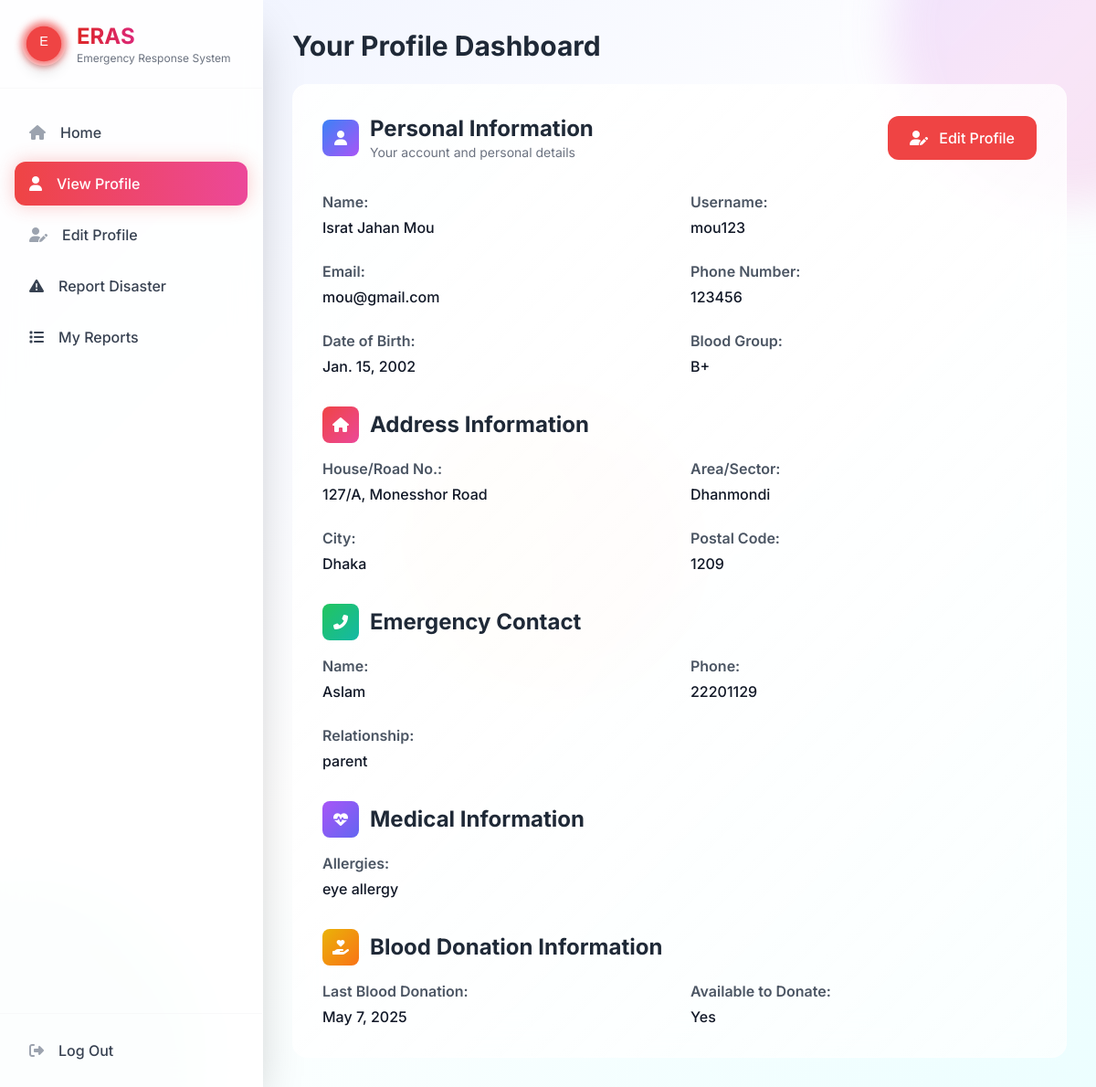
/accounts/dashboard/citizen/ (signed in), run on the app's committed database.
### accounts/models.py (models this page shows, shortened)
class User(AbstractUser):
    USER_TYPES = (
        ('citizen', 'Citizen'),
        ('service_provider', 'Service Provider'),
    )
    user_type = models.CharField(
        max_length=20, choices=USER_TYPES, default='citizen')
    phone_number = models.CharField(max_length=15, unique=True)

class CitizenProfile(models.Model):
    BLOOD_GROUP_CHOICES = [
        ('', 'Select Blood Group'),
        ('A+', 'A+'),
        ('A-', 'A-'),
        ('B+', 'B+'),
        ('B-', 'B-'),
        ('AB+', 'AB+'),
        ('AB-', 'AB-'),
        ('O+', 'O+'),
        ('O-', 'O-'),
    ]
    user = models.OneToOneField(
        User, on_delete=models.CASCADE, related_name='citizen_profile')
    date_of_birth = models.DateField(null=True, blank=True)
    blood_group = models.CharField(
        max_length=5, choices=BLOOD_GROUP_CHOICES, blank=True)
    phone_number = models.CharField(max_length=15, blank=True)
    emergency_contact_name = models.CharField(max_length=100, blank=True)
    emergency_contact_phone = models.CharField(max_length=15, blank=True)
    emergency_contact_relationship = models.CharField(
        max_length=50, blank=True)
    house_road_no = models.CharField(max_length=200, blank=True)
    area_sector = models.CharField(max_length=100, blank=True)
    city = models.CharField(max_length=100, blank=True)
    postal_code = models.CharField(max_length=10, blank=True)
    landmarks = models.CharField(max_length=200, blank=True)
    last_blood_donation = models.DateField(null=True, blank=True)
    available_to_donate = models.CharField(
        max_length=10,
        choices=[('', 'Select Option'), ('yes', 'Yes'), ('no', 'No')],
        blank=True
    )
    emergency_donor = models.BooleanField(
        default=False, help_text="Available for emergency blood donation")
    medical_conditions = models.TextField(blank=True)
    allergies = models.TextField(blank=True)
    regular_medications = models.TextField(blank=True)

### accounts/views.py (the view)
# urls.py: path('dashboard/citizen/', views.citizen_dashboard, name='citizen_dashboard'),
@login_required
def citizen_dashboard(request):
    if request.user.user_type != 'citizen':
        messages.error(request, 'Access denied.')
        return redirect('homepage')
    try:
        profile = request.user.citizen_profile
    except CitizenProfile.DoesNotExist:
        messages.info(request, 'Please complete your profile.')
        return redirect('citizen_profile_update')
    user_disasters = Disaster.objects.filter(
        reporter=request.user).order_by('-created_at')[:5]
    disaster_stats = {
        'total': user_disasters.count(),
        'pending': Disaster.objects.filter(reporter=request.user, status='pending').count(),
        'approved': Disaster.objects.filter(reporter=request.user, status='approved').count(),
        'alerts_received': DisasterAlert.objects.filter(user=request.user).count(),
        'unread_alerts': DisasterAlert.objects.filter(user=request.user, is_read=False).count(),
    }
    nearby_disasters = Disaster.objects.filter(
        status='approved',
        city=profile.city
    ).exclude(reporter=request.user).order_by('-created_at')[:3]
    context = {
        'profile': profile,
        'user_disasters': user_disasters,
        'disaster_stats': disaster_stats,
        'nearby_disasters': nearby_disasters,
    }
    return render(request, 'accounts/citizen_dashboard.html', context)

### templates/accounts/citizen_dashboard.html (shortened to what this page needs)
<!DOCTYPE html>
<html lang="en">
<head>
    <script src="https://cdn.tailwindcss.com"></script>
    <link rel="stylesheet" href="https://cdnjs.cloudflare.com/ajax/libs/font-awesome/6.4.0/css/all.min.css">
</head>
<body class="min-h-screen bg-gradient-to-br from-indigo-50 via-white to-cyan-50 font-inter text-gray-800 overflow-x-hidden">
    <div class="fixed inset-0 overflow-hidden pointer-events-none">
        <div class="absolute -top-40 -right-40 w-96 h-96 bg-gradient-to-br from-purple-400 to-pink-400 rounded-full mix-blend-multiply filter blur-xl opacity-20 floating-animation"></div>
        <div class="absolute top-1/2 left-1/2 transform -translate-x-1/2 -translate-y-1/2 w-80 h-80 bg-gradient-to-r from-yellow-400 to-red-400 rounded-full mix-blend-multiply filter blur-xl opacity-10 floating-animation" style="animation-delay: 4s;"></div>
    </div>
    <div class="flex min-h-screen relative z-10">
        <aside class="w-72 bg-white/90 backdrop-blur-lg shadow-2xl flex flex-col justify-between border-r border-white/20">
            <div>
                <div class="p-6 flex items-center space-x-3 border-b border-gray-100/50">
                    <div class="relative">
                        <img class="w-12 h-12 rounded-full shadow-lg relative z-10">
                    </div>
                    <div>
                        <span class="font-bold text-2xl bg-gradient-to-r from-red-600 to-pink-600 bg-clip-text text-transparent">ERAS</span>
                        <div class="text-xs text-gray-500">Emergency Response System</div>
                    </div>
                </div>
                <nav class="px-4 py-6 space-y-2">
                    <a href="{% url 'homepage' %}" class="sidebar-item flex items-center px-4 py-3 rounded-xl hover:bg-red-50 text-gray-700 group">
                        <i class="fas fa-home mr-4 text-gray-400 group-hover:text-red-500 transition-colors"></i>
                        <span class="font-medium">Home</span>
                    </a>
                    <a href="{% url 'citizen_dashboard' %}" class="sidebar-item flex items-center px-4 py-3 rounded-xl bg-gradient-to-r from-red-500 to-pink-500 text-white font-medium glow-effect">
                        <i class="fas fa-user mr-4"></i> View Profile
                    </a>
                    <a href="{% url 'citizen_profile_update' %}" class="sidebar-item flex items-center px-4 py-3 rounded-xl hover:bg-red-50 text-gray-700 group">
                        <i class="fas fa-user-edit mr-4 text-gray-400 group-hover:text-red-500 transition-colors"></i>
                        <span class="font-medium">Edit Profile</span>
                    </a>
                    <a href="{% url 'disasters:create_disaster' %}" class="sidebar-item flex items-center px-4 py-3 rounded-xl hover:bg-red-50 text-gray-700 group">
                        <i class="fas fa-exclamation-triangle mr-4"></i>
                        <span class="font-medium">Report Disaster</span>
                    </a>
                    <a href="{% url 'disasters:my_disasters' %}" class="sidebar-item flex items-center px-4 py-3 rounded-xl hover:bg-red-50 text-gray-700 group">
                         <i class="fas fa-list mr-4"></i>
                         <span class="font-medium">My Reports</span>
                    </a>
                </nav>
            </div>
            <div class="p-4 border-t border-gray-100/50">
                <a href="{% url 'logout' %}" class="sidebar-item flex items-center px-4 py-3 rounded-xl hover:bg-gray-50 text-gray-700 group w-full">
                    <i class="fas fa-sign-out-alt mr-4 text-gray-400 group-hover:text-red-500 transition-colors"></i>
                    <span class="font-medium">Log Out</span>
                </a>
            </div>
        </aside>
        <main class="flex-1 p-8 overflow-y-auto">
            <h1 class="text-3xl font-bold mb-6 text-gray-800">Your Profile Dashboard</h1>
            <div class="section-card rounded-2xl p-8">
                <div class="flex items-center justify-between mb-8">
                    <div class="flex items-center space-x-3">
                        <div class="w-10 h-10 bg-gradient-to-br from-blue-500 to-purple-500 rounded-lg flex items-center justify-center">
                            <i class="fas fa-user text-white"></i>
                        </div>
                        <div>
                            <h2 class="text-2xl font-bold text-gray-800">Personal Information</h2>
                            <p class="text-gray-500 text-sm">Your account and personal details</p>
                        </div>
                    </div>
                    <a href="{% url 'citizen_profile_update' %}" class="px-6 py-3 bg-red-500 text-white rounded-xl font-medium hover:bg-red-600 transition-colors duration-300">
                        <i class="fas fa-user-edit mr-2"></i> Edit Profile
                    </a>
                </div>
                <div class="grid grid-cols-1 md:grid-cols-2 gap-6">
                    <div>
                        <p class="text-gray-600 font-semibold mb-1">Name:</p>
                        <p class="font-medium text-gray-900">{{ user.first_name }} {{ user.last_name }}</p>
                    </div>
                    <div>
                        <p class="text-gray-600 font-semibold mb-1">Username:</p>
                        <p class="font-medium text-gray-900">{{ user.username }}</p>
                    </div>
                    <div>
                        <p class="text-gray-600 font-semibold mb-1">Email:</p>
                        <p class="font-medium text-gray-900">{{ user.email }}</p>
                    </div>
                    <div>
                        <p class="text-gray-600 font-semibold mb-1">Phone Number:</p>
                        <p class="font-medium text-gray-900">{{ user.phone_number|default:"Not specified" }}</p>
                    </div>
                    <div>
                        <p class="text-gray-600 font-semibold mb-1">Date of Birth:</p>
                        <p class="font-medium text-gray-900">{{ profile.date_of_birth|default:"Not specified" }}</p>
                    </div>
                    <div>
                        <p class="text-gray-600 font-semibold mb-1">Blood Group:</p>
                        <p class="font-medium text-gray-900">{{ profile.get_blood_group_display|default:"Not specified" }}</p>
                    </div>
                </div>
                <div class="mt-8">
                    <div class="flex items-center space-x-3 mb-4">
                        <div class="w-10 h-10 bg-gradient-to-br from-red-500 to-pink-500 rounded-lg flex items-center justify-center">
                            <i class="fas fa-home text-white"></i>
                        </div>
                        <h2 class="text-2xl font-bold text-gray-800">Address Information</h2>
                    </div>
                    <div class="grid grid-cols-1 md:grid-cols-2 gap-6">
                        <div>
                            <p class="text-gray-600 font-semibold mb-1">House/Road No.:</p>
                            <p class="font-medium text-gray-900">{{ profile.house_road_no|default:"Not specified" }}</p>
                        </div>
                        <div>
                            <p class="text-gray-600 font-semibold mb-1">Area/Sector:</p>
                            <p class="font-medium text-gray-900">{{ profile.area_sector|default:"Not specified" }}</p>
                        </div>
                        <div>
                            <p class="text-gray-600 font-semibold mb-1">City:</p>
                            <p class="font-medium text-gray-900">{{ profile.city|default:"Not specified" }}</p>
                        </div>
                        <div>
                            <p class="text-gray-600 font-semibold mb-1">Postal Code:</p>
                            <p class="font-medium text-gray-900">{{ profile.postal_code|default:"Not specified" }}</p>
                        </div>
                    </div>
                </div>
                <div class="mt-8">
                    <div class="flex items-center space-x-3 mb-4">
                        <div class="w-10 h-10 bg-gradient-to-br from-green-500 to-teal-500 rounded-lg flex items-center justify-center">
                            <i class="fas fa-phone-alt text-white"></i>
                        </div>
                        <h2 class="text-2xl font-bold text-gray-800">Emergency Contact</h2>
                    </div>
                    <div class="grid grid-cols-1 md:grid-cols-2 gap-6">
                        <div>
                            <p class="text-gray-600 font-semibold mb-1">Name:</p>
                            <p class="font-medium text-gray-900">{{ profile.emergency_contact_name|default:"Not specified" }}</p>
                        </div>
                        <div>
                            <p class="text-gray-600 font-semibold mb-1">Phone:</p>
                            <p class="font-medium text-gray-900">{{ profile.emergency_contact_phone|default:"Not specified" }}</p>
                        </div>
                        <div>
                            <p class="text-gray-600 font-semibold mb-1">Relationship:</p>
                            <p class="font-medium text-gray-900">{{ profile.emergency_contact_relationship|default:"Not specified" }}</p>
                        </div>
                    </div>
                </div>
                <div class="mt-8">
                    <div class="flex items-center space-x-3 mb-4">
                        <div class="w-10 h-10 bg-gradient-to-br from-purple-500 to-indigo-500 rounded-lg flex items-center justify-center">
                            <i class="fas fa-heartbeat text-white"></i>
                        </div>
                        <h2 class="text-2xl font-bold text-gray-800">Medical Information</h2>
                    </div>
                    <div class="grid grid-cols-1 md:grid-cols-2 gap-6">
                        {% if profile.allergies %}
                        <div>
                            <p class="text-gray-600 font-semibold mb-1">Allergies:</p>
                            <p class="font-medium text-gray-900">{{ profile.allergies }}</p>
                        </div>
                        {% endif %}
                    </div>
                </div>
                <div class="mt-8">
                    <div class="flex items-center space-x-3 mb-4">
                        <div class="w-10 h-10 bg-gradient-to-br from-yellow-500 to-orange-500 rounded-lg flex items-center justify-center">
                            <i class="fas fa-hand-holding-heart text-white"></i>
                        </div>
                        <h2 class="text-2xl font-bold text-gray-800">Blood Donation Information</h2>
                    </div>
                    <div class="grid grid-cols-1 md:grid-cols-2 gap-6">
                        <div>
                            <p class="text-gray-600 font-semibold mb-1">Last Blood Donation:</p>
                            <p class="font-medium text-gray-900">{{ profile.last_blood_donation|default:"Not specified" }}</p>
                        </div>
                        <div>
                            <p class="text-gray-600 font-semibold mb-1">Available to Donate:</p>
                            <p class="font-medium text-gray-900">
                                {% if profile.available_to_donate == 'yes' %}Yes
                                {% elif profile.available_to_donate == 'no' %}No
                                {% else %}Not specified
                                {% endif %}
                            </p>
                        </div>
                    </div>
                </div>
            </div>
        </main>
    </div>
</body>
</html>

### templates/accounts/citizen_dashboard.html (style rules this page uses)
body { font-family: 'Inter', sans-serif; background-color: #f8fafc; }
.section-card { background: linear-gradient(135deg, rgba(255, 255, 255, 0.9) 0%, rgba(255, 255, 255, 0.7) 100%); backdrop-filter: blur(20px); border: 1px solid rgba(255, 255, 255, 0.2); transition: all 0.4s ease; }
.sidebar-item { transition: all 0.3s cubic-bezier(0.4, 0, 0.2, 1); position: relative; overflow: hidden; }
.sidebar-item::before { content: ''; position: absolute; top: 0; left: -100%; width: 100%; height: 100%; background: linear-gradient(90deg, transparent, rgba(239, 68, 68, 0.1), transparent); transition: left 0.5s; }
.glow-effect { box-shadow: 0 0 20px rgba(239, 68, 68, 0.3); }

### data on the page
User: first_name "Israt", last_name "Jahan Mou", username "mou123", email "mou@gmail.com", phone_number "123456"
CitizenProfile: date_of_birth "Jan. 15, 2002", blood_group "B+", house_road_no "127/A, Monesshor Road", area_sector "Dhanmondi", city "Dhaka", postal_code "1209", emergency_contact_name "Aslam", emergency_contact_phone "22201129", emergency_contact_relationship "parent", allergies "eye allergy", last_blood_donation "May 7, 2025"
